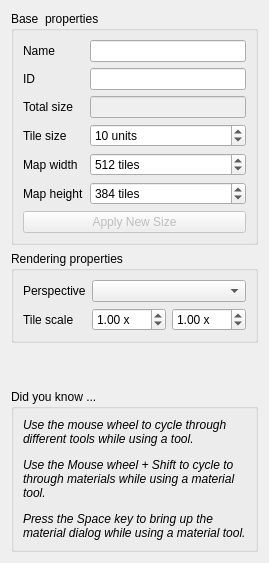
     <widget class="QWidget" name="layoutWidget">
      <layout class="QVBoxLayout" name="leftSide">
       <item>
        <widget class="QGroupBox" name="groupBox">
         <property name="sizePolicy">
          <sizepolicy hsizetype="Preferred" vsizetype="Preferred">
           <horstretch>0</horstretch>
           <verstretch>0</verstretch>
          </sizepolicy>
         </property>
         <property name="minimumSize">
          <size>
           <width>0</width>
           <height>0</height>
          </size>
         </property>
         <property name="maximumSize">
          <size>
           <width>16777215</width>
           <height>16777215</height>
          </size>
         </property>
         <property name="title">
          <string>Base  properties</string>
         </property>
         <layout class="QGridLayout" name="gridLayout">
          <item row="1" column="0">
           <widget class="QLabel" name="label_13">
            <property name="text">
             <string>ID</string>
            </property>
           </widget>
          </item>
          <item row="0" column="1">
           <widget class="QLineEdit" name="mapName">
            <property name="sizePolicy">
             <sizepolicy hsizetype="Preferred" vsizetype="Fixed">
              <horstretch>0</horstretch>
              <verstretch>0</verstretch>
             </sizepolicy>
            </property>
           </widget>
          </item>
          <item row="3" column="1">
           <widget class="QSpinBox" name="mapTileSize">
            <property name="sizePolicy">
             <sizepolicy hsizetype="Preferred" vsizetype="Fixed">
              <horstretch>0</horstretch>
              <verstretch>0</verstretch>
             </sizepolicy>
            </property>
            <property name="suffix">
             <string> units</string>
            </property>
            <property name="minimum">
             <number>1</number>
            </property>
            <property name="maximum">
             <number>250</number>
            </property>
            <property name="value">
             <number>10</number>
            </property>
           </widget>
          </item>
          <item row="2" column="1">
           <widget class="QLineEdit" name="mapSize">
            <property name="enabled">
             <bool>false</bool>
            </property>
            <property name="sizePolicy">
             <sizepolicy hsizetype="Preferred" vsizetype="Fixed">
              <horstretch>0</horstretch>
              <verstretch>0</verstretch>
             </sizepolicy>
            </property>
            <property name="readOnly">
             <bool>true</bool>
            </property>
            <property name="placeholderText">
             <string/>
            </property>
           </widget>
          </item>
          <item row="5" column="0">
           <widget class="QLabel" name="label_3">
            <property name="text">
             <string>Map height</string>
            </property>
           </widget>
          </item>
          <item row="4" column="0">
           <widget class="QLabel" name="label_2">
            <property name="text">
             <string>Map width</string>
            </property>
           </widget>
          </item>
          <item row="0" column="0">
           <widget class="QLabel" name="label">
            <property name="sizePolicy">
             <sizepolicy hsizetype="Maximum" vsizetype="Preferred">
              <horstretch>0</horstretch>
              <verstretch>0</verstretch>
             </sizepolicy>
            </property>
            <property name="text">
             <string>Name</string>
            </property>
           </widget>
          </item>
          <item row="3" column="0">
           <widget class="QLabel" name="label_28">
            <property name="text">
             <string>Tile size</string>
            </property>
           </widget>
          </item>
          <item row="5" column="1">
           <widget class="QSpinBox" name="mapHeight">
            <property name="sizePolicy">
             <sizepolicy hsizetype="Preferred" vsizetype="Fixed">
              <horstretch>0</horstretch>
              <verstretch>0</verstretch>
             </sizepolicy>
            </property>
            <property name="suffix">
             <string> tiles</string>
            </property>
            <property name="minimum">
             <number>1</number>
            </property>
            <property name="maximum">
             <number>100000</number>
            </property>
            <property name="value">
             <number>384</number>
            </property>
           </widget>
          </item>
          <item row="4" column="1">
           <widget class="QSpinBox" name="mapWidth">
            <property name="sizePolicy">
             <sizepolicy hsizetype="Preferred" vsizetype="Fixed">
              <horstretch>0</horstretch>
              <verstretch>0</verstretch>
             </sizepolicy>
            </property>
            <property name="suffix">
             <string> tiles</string>
            </property>
            <property name="minimum">
             <number>1</number>
            </property>
            <property name="maximum">
             <number>100000</number>
            </property>
            <property name="value">
             <number>512</number>
            </property>
           </widget>
          </item>
          <item row="2" column="0">
           <widget class="QLabel" name="label_27">
            <property name="text">
             <string>Total size</string>
            </property>
           </widget>
          </item>
          <item row="6" column="0" colspan="2">
           <widget class="QPushButton" name="btnApplyMapSize">
            <property name="enabled">
             <bool>false</bool>
            </property>
            <property name="sizePolicy">
             <sizepolicy hsizetype="Preferred" vsizetype="Fixed">
              <horstretch>0</horstretch>
              <verstretch>0</verstretch>
             </sizepolicy>
            </property>
            <property name="text">
             <string>Apply New Size</string>
            </property>
           </widget>
          </item>
          <item row="1" column="1">
           <widget class="QLineEdit" name="mapID">
            <property name="sizePolicy">
             <sizepolicy hsizetype="Preferred" vsizetype="Fixed">
              <horstretch>0</horstretch>
              <verstretch>0</verstretch>
             </sizepolicy>
            </property>
            <property name="readOnly">
             <bool>true</bool>
            </property>
           </widget>
          </item>
         </layout>
        </widget>
       </item>
       <item>
        <widget class="QGroupBox" name="groupBox_4">
         <property name="title">
          <string>Rendering properties</string>
         </property>
         <property name="flat">
          <bool>false</bool>
         </property>
         <layout class="QGridLayout" name="gridLayout_6">
          <item row="1" column="0">
           <widget class="QLabel" name="label_32">
            <property name="text">
             <string>Tile scale</string>
            </property>
           </widget>
          </item>
          <item row="0" column="1">
           <widget class="QComboBox" name="cmbPerspective"/>
          </item>
          <item row="0" column="0">
           <widget class="QLabel" name="label_9">
            <property name="sizePolicy">
             <sizepolicy hsizetype="Maximum" vsizetype="Preferred">
              <horstretch>0</horstretch>
              <verstretch>0</verstretch>
             </sizepolicy>
            </property>
            <property name="text">
             <string>Perspective</string>
            </property>
           </widget>
          </item>
          <item row="1" column="1">
           <layout class="QHBoxLayout" name="horizontalLayout_10">
            <item>
             <widget class="QDoubleSpinBox" name="tileScaleX">
              <property name="sizePolicy">
               <sizepolicy hsizetype="Preferred" vsizetype="Fixed">
                <horstretch>0</horstretch>
                <verstretch>0</verstretch>
               </sizepolicy>
              </property>
              <property name="prefix">
               <string/>
              </property>
              <property name="suffix">
               <string> x</string>
              </property>
              <property name="decimals">
               <number>2</number>
              </property>
              <property name="value">
               <double>1.000000000000000</double>
              </property>
             </widget>
            </item>
            <item>
             <widget class="QDoubleSpinBox" name="tileScaleY">
              <property name="sizePolicy">
               <sizepolicy hsizetype="Preferred" vsizetype="Fixed">
                <horstretch>0</horstretch>
                <verstretch>0</verstretch>
               </sizepolicy>
              </property>
              <property name="prefix">
               <string/>
              </property>
              <property name="suffix">
               <string> x</string>
              </property>
              <property name="decimals">
               <number>2</number>
              </property>
              <property name="value">
               <double>1.000000000000000</double>
              </property>
             </widget>
            </item>
           </layout>
          </item>
         </layout>
        </widget>
       </item>
       <item>
        <spacer name="verticalSpacer_2">
         <property name="orientation">
          <enum>Qt::Vertical</enum>
         </property>
         <property name="sizeHint" stdset="0">
          <size>
           <width>20</width>
           <height>40</height>
          </size>
         </property>
        </spacer>
       </item>
       <item>
        <widget class="QGroupBox" name="groupBox_5">
         <property name="title">
          <string>Did you know ...</string>
         </property>
         <layout class="QVBoxLayout" name="verticalLayout_6">
          <item>
           <widget class="QLabel" name="label_29">
            <property name="text">
             <string>&lt;html&gt;&lt;head/&gt;&lt;body&gt;&lt;p&gt;&lt;span style=&quot; font-style:italic;&quot;&gt;Use the mouse wheel to cycle through different tools while using a tool.&lt;/span&gt;&lt;/p&gt;&lt;p&gt;&lt;span style=&quot; font-style:italic;&quot;&gt;Use the Mouse wheel + Shift to cycle to through materials while using a material tool.&lt;/span&gt;&lt;/p&gt;&lt;p&gt;&lt;span style=&quot; font-style:italic;&quot;&gt;Press the Space key to bring up the material dialog while using a material tool.&lt;/span&gt;&lt;/p&gt;&lt;/body&gt;&lt;/html&gt;</string>
            </property>
            <property name="textFormat">
             <enum>Qt::AutoText</enum>
            </property>
            <property name="scaledContents">
             <bool>false</bool>
            </property>
            <property name="wordWrap">
             <bool>true</bool>
            </property>
            <property name="margin">
             <number>10</number>
            </property>
           </widget>
          </item>
         </layout>
        </widget>
       </item>
      </layout>
     </widget>
